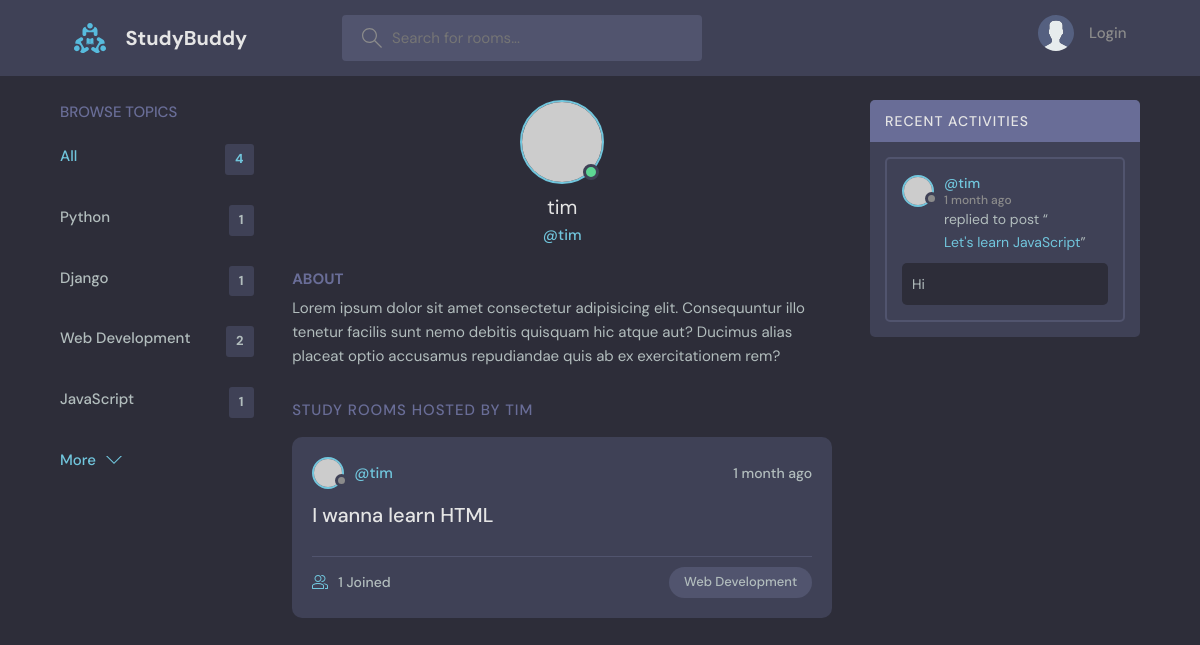
/profile/2, run on an earlier commit of the app's database.
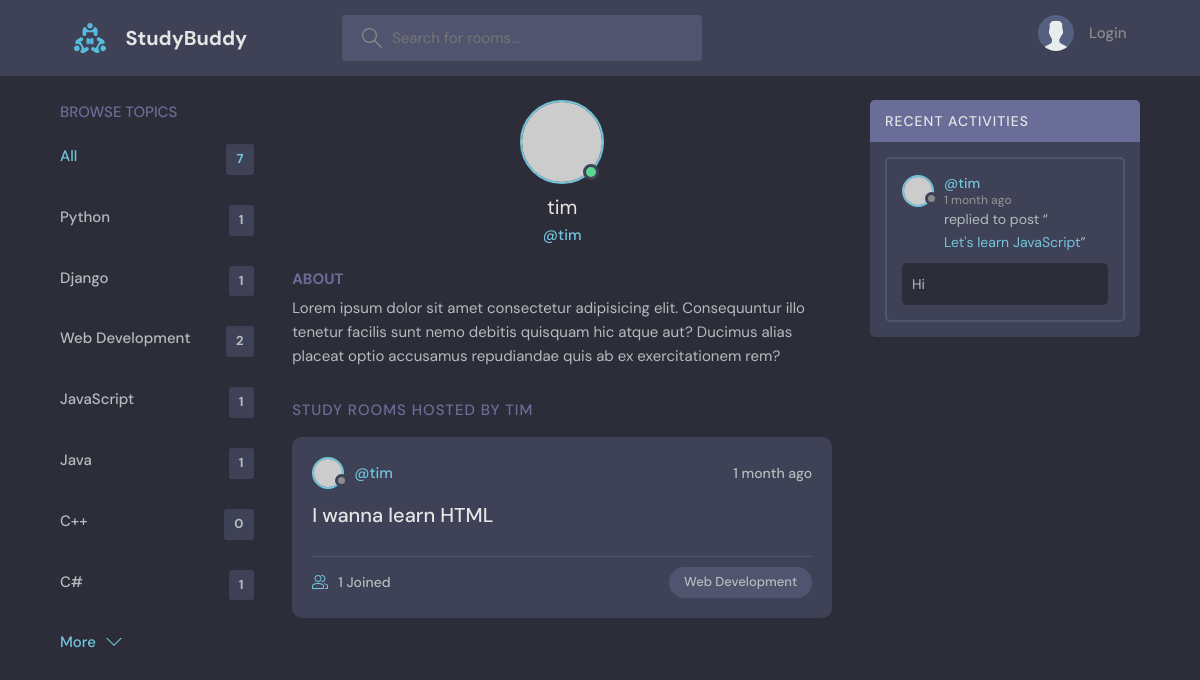
And on a later commit of the database.
### base/models.py (models this page shows, shortened)
class Topic(models.Model):
    name = models.CharField(max_length=200)

class Room(models.Model):
    host = models.ForeignKey(User, on_delete=models.SET_NULL, null=True)
    topic = models.ForeignKey(Topic, on_delete=models.SET_NULL, null=True)
    name = models.CharField(max_length=200)
    description = models.TextField(null = True, blank=True)
    participants = models.ManyToManyField(User, related_name='participants', blank=True)
    updated = models.DateTimeField(auto_now = True)
    created = models.DateTimeField(auto_now_add = True)
    class Meta:
        ordering=['-updated','-created']
    def __str__(self) :
        return self.name

class Message(models.Model):
    user = models.ForeignKey(User,on_delete=models.CASCADE)
    room = models.ForeignKey(Room, on_delete=models.CASCADE)
    body = models.TextField()
    updated = models.DateTimeField(auto_now = True)
    created = models.DateTimeField(auto_now_add = True)
    class Meta:
        ordering=['-updated','-created']

### base/views.py (the view)
# urls.py: path('profile/<str:pk>', views.userProfile, name="user-profile"),
def userProfile(request,pk):
    user = User.objects.get(id=pk)
    rooms = user.room_set.all()
    room_messages= user.message_set.all()
    topics= Topic.objects.all()
    context={'user':user,'rooms':rooms,'room_messages':room_messages,'topics':topics}
    return render(request, 'base/profile.html', context)

### base/templates/base/profile.html (shortened to what this page needs)
{% extends 'main.html' %}
{% block content %}
  <main class="profile-page layout layout--3">
    <div class="container">
      {% include 'base/topics_component.html' %}
      <div class="roomList">
        <div class="profile">
          <div class="profile__avatar">
            <div class="avatar avatar--large active">
              <img src="https://randomuser.me/api/portraits/men/11.jpg" />
            </div>
          </div>
          <div class="profile__info">
            <h3>{{user.username}}</h3>
            <p>@{{user.username}}</p>
          </div>
          <div class="profile__about">
            <h3>About</h3>
            <p>
              Lorem ipsum dolor sit amet consectetur adipisicing elit. Consequuntur illo tenetur
              facilis sunt nemo debitis quisquam hic atque aut? Ducimus alias placeat optio
              accusamus repudiandae quis ab ex exercitationem rem?
            </p>
          </div>
        </div>
        <div class="roomList__header">
          <div>
            <h2>Study Rooms Hosted by {{user.username}}</a>
            </h2>
          </div>
        </div>
        {% include 'base/feed_component.html'%}
      </div>
      {% include 'base/activity_component.html'%}
    </div>
  </main>
{% endblock content %}

### templates/main.html (shortened to what this page needs)
<!DOCTYPE html>
{% load static %}
<html lang="en">
  <head>
    <link rel="stylesheet" href="{% static 'styles/style.css' %}" />
  </head>
  <body>
    {% include 'navbar.html' %}
    {% block content%}
    {% endblock%}
  </body>
</html>

### templates/navbar.html (shortened to what this page needs)
{% load static %}
<header class="header header--loggedIn">
    <div class="container">
      <a href="{% url 'home' %}" class="header__logo">
        <img src="{% static 'images/logo.svg' %}" />
        <h1>StudyBuddy</h1>
      </a>
      <form class="header__search" method="GET" action="{% url 'home' %}">
        <label>
          <input name="q" placeholder="Search for rooms..." />
        </label>
      </form>
      <nav class="header__menu">
        {% if request.user.is_authenticated %}
        <div class="header__user">
          <a href="{% url 'update-user' %}">
            <div class="avatar avatar--medium active">
              <img src="https://randomuser.me/api/portraits/men/37.jpg" />
            </div>
            <p>{{request.user.username}} <span>@{{request.user.username}}</span></p>
          </a>
          <button class="dropdown-button">
            <svg version="1.1" xmlns="http://www.w3.org/2000/svg" width="32" height="32" viewBox="0 0 32 32">
              <title>chevron-down</title>
              <path d="M16 21l-13-13h-3l16 16 16-16h-3l-13 13z"></path>
            </svg>
          </button>
        </div>
        {% else %}
        <a href="{% url 'login' %}">
          <img src="{% static 'images/avatar.svg' %}" />
          <p>Login</p>
        </a>
        {% endif %}
      </nav>
    </div>
  </header>

### base/templates/base/topics_component.html
<div class="topics">
    <div class="topics__header">
      <h2>Browse Topics</h2>
    </div>
    <ul class="topics__list">
      <li>
        <a href="{% url 'home' %}" class="active">All <span>{{topics.count}}</span></a>
      </li>
      {% for topic in topics %}
      <li>
        <a href="{% url 'home' %}?q={{topic.name}}">{{topic.name}} <span>{{topic.room_set.all.count}}</span></a>
      </li>
      {% endfor %}
    </ul>
    <a class="btn btn--link" href="topics.html">
      More
      <svg version="1.1" xmlns="http://www.w3.org/2000/svg" width="32" height="32" viewBox="0 0 32 32">
        <title>chevron-down</title>
        <path d="M16 21l-13-13h-3l16 16 16-16h-3l-13 13z"></path>
      </svg>
    </a>
  </div>

### base/templates/base/feed_component.html (shortened to what this page needs)
{% for room in rooms %}
<div class="roomListRoom">
    <div class="roomListRoom__header">
      <a href="{% url 'user-profile' room.host.id %}" class="roomListRoom__author">
        <div class="avatar avatar--small">
          <img src="https://randomuser.me/api/portraits/women/11.jpg" />
        </div>
        <span>@{{room.host.username}}</span>
      </a>
      <div class="roomListRoom__actions">
        <span>{{room.created|timesince}} ago</span>
      </div>
    </div>
    <div class="roomListRoom__content">
      <a href="{% url 'room' room.id %}">{{room.name}}</a>
    </div>
    <div class="roomListRoom__meta">
      <a href="{% url 'room' room.id %}" class="roomListRoom__joined">
        {{room.participants.all.count}} Joined
      </a>
      <p class="roomListRoom__topic">{{room.topic.name}}</p>
    </div>
  </div>
  {% endfor %}

### base/templates/base/activity_component.html (shortened to what this page needs)
<div class="activities">
    <div class="activities__header">
      <h2>Recent Activities</h2>
    </div>
    {% for message in room_messages %}
    <div class="activities__box">
      <div class="activities__boxHeader roomListRoom__header">
        <a href="{% url 'user-profile' message.user.id %}" class="roomListRoom__author">
          <div class="avatar avatar--small">
            <img src="https://randomuser.me/api/portraits/women/11.jpg" />
          </div>
          <p>
            @{{message.user}}
            <span>{{message.created|timesince}} ago</span>
          </p>
        </a>
      </div>
      <div class="activities__boxContent">
        <p>replied to post “<a href="{% url 'room' message.room.id %}">{{message.room}}</a>”</p>
        <div class="activities__boxRoomContent">
          {{message.body}}
        </div>
      </div>
    </div>
    {% endfor%}
  </div>

What changed in the data, as far as the page shows it:
added Topic: name "Java", room_set.all.count "1"
added Topic: name "C++", room_set.all.count "0"
added Topic: name "C#", room_set.all.count "1"
Also different on the page:
{{ topics.count }}: "4" → "7"
